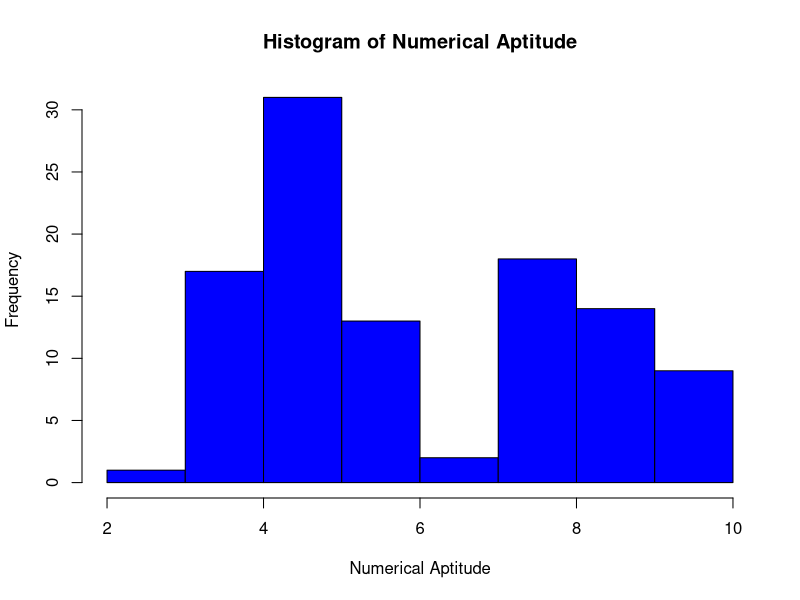

Recreate this plot in R.
# Load the dataset with specified column classes
AptitudeData <- read.csv("data/Data_final.csv", colClasses = c(
  O_score = "numeric",  # Objective Score
  C_score = "numeric",  # Cognitive Score
  E_score = "numeric",  # Emotional Score
  A_score = "numeric",  # Analytical Score
  N_score = "numeric",  # Numerical Score
  Numerical_Aptitude = "numeric",  # Numerical Aptitude
  Spatial_Aptitude = "numeric",  # Spatial Aptitude
  Perceptual_Aptitude = "numeric",  # Perceptual Aptitude
  Abstract_Reasoning = "numeric",  # Abstract Reasoning
  Verbal_Reasoning = "numeric",  # Verbal Reasoning
  Career = "factor"  # Career (target variable)
))

# Display structure to verify data types
str(AptitudeData)

# Display first few rows to ensure data is loaded correctly
head(AptitudeData)

# View the dataset in a spreadsheet-like interface (optional)
View(AptitudeData)

# 1. Measures of Frequency

## Categorical Data (Frequency Table)
career_freq <- table(AptitudeData$Career)
print("Career Frequency Table:")
print(career_freq)

# Proportion of each category
career_prop <- prop.table(career_freq)
print("Proportion of Career Categories:")
print(career_prop)

## Numeric Data (Frequency Distribution - Histogram)
hist(AptitudeData$Numerical_Aptitude, 
     main = "Histogram of Numerical Aptitude", 
     xlab = "Numerical Aptitude", 
     col = "blue", 
     border = "black")

# 2. Measures of Central Tendency

## Mean and Median
mean_value <- mean(AptitudeData$Numerical_Aptitude, na.rm = TRUE)
median_value <- median(AptitudeData$Numerical_Aptitude, na.rm = TRUE)

print(paste("Mean of Numerical Aptitude:", mean_value))
print(paste("Median of Numerical Aptitude:", median_value))

## Mode (Custom function)
get_mode <- function(x) {
  uniq_x <- unique(x)
  uniq_x[which.max(tabulate(match(x, uniq_x)))]
}
mode_value <- get_mode(AptitudeData$Numerical_Aptitude)
print(paste("Mode of Numerical Aptitude:", mode_value))

# 3. Measures of Distribution

## Range, Variance, and Standard Deviation
range_value <- range(AptitudeData$Numerical_Aptitude, na.rm = TRUE)
variance_value <- var(AptitudeData$Numerical_Aptitude, na.rm = TRUE)
sd_value <- sd(AptitudeData$Numerical_Aptitude, na.rm = TRUE)

print(paste("Range of Numerical Aptitude:", paste(range_value, collapse = " to ")))
print(paste("Variance of Numerical Aptitude:", variance_value))
print(paste("Standard Deviation of Numerical Aptitude:", sd_value))

## Skewness and Kurtosis (e1071 package)
install.packages("e1071")
library(e1071)

skew_value <- skewness(AptitudeData$Numerical_Aptitude, na.rm = TRUE)
kurtosis_value <- kurtosis(AptitudeData$Numerical_Aptitude, na.rm = TRUE)

print(paste("Skewness of Numerical Aptitude:", skew_value))
print(paste("Kurtosis of Numerical Aptitude:", kurtosis_value))

# 4. Measures of Relationship

## Correlation (for Numeric Data)
correlation_value <- cor(AptitudeData$Numerical_Aptitude, AptitudeData$Spatial_Aptitude, use = "complete.obs")
print(paste("Correlation between Numerical and Spatial Aptitude:", correlation_value))



